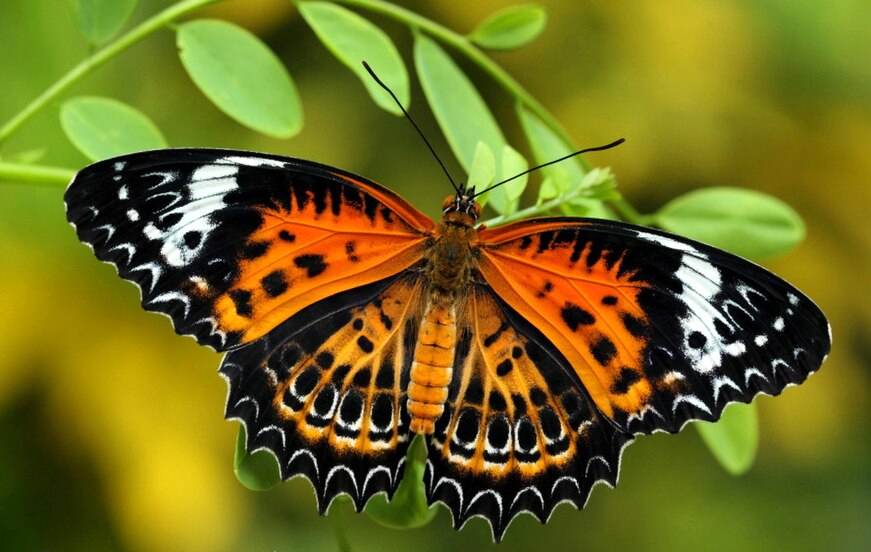
#> input picture cs663/work/data/butterfly.png, 871 x 552 px; its folder holds only this picture in this run
$ python moravecCornerDetection.py
#> lines starting #> are read from the running program, lines starting #| are printed output that depends on the picture; after the words box and inside, x2 and y2 are one past the last pixel; in counts of white or black regions, pixels touching at a corner belong together
"""
Moravec Corner Detection
=========================

Definition of "corner" used here (from CS-663 DIP slides,
"Corner Detection: Moravec"):

    A pixel location "p" is a CORNER when there is LOW SIMILARITY
    (i.e., HIGH DISSIMILARITY) between:
        (1) the image patch centered at "p", and
        (2) the image patch around EVERY neighboring location "q"
            of "p" (8 principal shift directions at 45-degree
            increments: left, right, up, down, NW, NE, SW, SE).

    Intuitively: a FLAT region looks the same after any shift
    (highly similar in every direction -> not a corner). An EDGE
    looks the same when shifted *along* the edge (similar in that
    one direction -> not a corner). A CORNER looks different when
    shifted in *any* direction (dissimilar in every direction ->
    corner).

Dissimilarity is measured via Sum of Squared Differences (SSD)
between corresponding patches, exactly as in the slides. Because
a genuine corner must be dissimilar in EVERY direction, the
corner-strength ("cornerness") at a pixel is taken as the SMALLEST
SSD across the 8 directions -- i.e., even the best-matching /
least-changing direction still shows a large difference. (This is
equivalent to the slides' phrasing of picking the *highest
similarity* among the 8 neighbors and assigning that value to the
pixel -- lowest SSD == highest similarity.)

Algorithm (3 steps, exactly following the slides)
--------------------------------------------------
1) At each pixel "p", compute the SSD between the patch at "p" and
   the patch around each of its 8 neighbors "q". The pixel's raw
   "cornerness" value is the MINIMUM SSD across the 8 directions
   (the direction of least change).
2) Non-maximum suppression: a pixel is discarded (its cornerness
   is set to 0) if ANY of its 8 image-neighbors has a HIGHER
   cornerness value, since that neighbor is then a better corner
   candidate.
3) Threshold the (non-max-suppressed) cornerness map to obtain the
   final set of detected corners.

Known limitation (also noted in the slides): Moravec only checks
8 shift directions at 45-degree increments using RECTANGULAR
(non-isotropic) patches, so its response is not rotation
invariant -- this is exactly the limitation that later detectors
such as Harris-Stephens were designed to fix.
"""

import os
import glob

import numpy as np
from scipy import ndimage
import matplotlib.pyplot as plt
from skimage import io, color, img_as_float


# ---------------------------------------------------------------
# MORAVEC CORNER DETECTOR
# ---------------------------------------------------------------
def moravec_cornerness(image, patch_radius=1, shift=1):
    """
    Step 1: compute the raw Moravec cornerness map.

    For every pixel "p", compute the SSD between the patch
    centered at "p" and the patch centered at "p" shifted by each
    of the 8 principal directions (at 45-degree increments):
    left, right, up, down, NW, NE, SW, SE. The cornerness at "p"
    is the MINIMUM of these 8 SSD values (the least amount of
    change, over the best-matching direction).

    Parameters
    ----------
    image : 2D float ndarray (grayscale image)
    patch_radius : int
        Patches are (2*patch_radius + 1) x (2*patch_radius + 1).
        The slides use a 3x3 neighborhood, i.e. patch_radius=1.
    shift : int
        Number of pixels to shift the patch in each of the 8
        directions when computing dissimilarity.

    Returns
    -------
    cornerness : 2D float ndarray
        Higher values indicate stronger corner response.
    """
    # The 8 principal shift directions at 45-degree increments,
    # exactly as listed in the slides.
    directions = [
        (0,  shift),    # right
        (0, -shift),    # left
        (shift,  0),    # down
        (-shift, 0),    # up
        (shift,  shift),    # SE
        (-shift, -shift),   # NW
        (shift,  -shift),   # SW
        (-shift, shift),    # NE
    ]

    patch_size = 2 * patch_radius + 1
    box_kernel = np.ones((patch_size, patch_size), dtype=float)

    cornerness = None
    for dy, dx in directions:
        # Shift the image by (dy, dx) -- this simulates comparing
        # the patch at "p" to the patch at neighbor "q" = p+(dy,dx).
        shifted = ndimage.shift(image, shift=(dy, dx), mode='reflect', order=0)

        # Per-pixel squared intensity difference at this shift.
        squared_diff = (image - shifted) ** 2

        # Sum the squared differences over a patch_size x patch_size
        # window around every pixel (this is the "SSD over a patch"
        # from the slides) -- implemented efficiently as a box-filter
        # convolution.
        ssd = ndimage.convolve(squared_diff, box_kernel, mode='reflect')

        # Keep a running minimum across the 8 directions: the
        # cornerness of a pixel is governed by its LEAST dissimilar
        # (best-matching) direction.
        cornerness = ssd if cornerness is None else np.minimum(cornerness, ssd)

    return cornerness


def moravec_non_max_suppression(cornerness, neighborhood_size=3):
    """
    Step 2: non-maximum suppression.

    A pixel's cornerness is discarded (set to 0) if any of its
    neighbors (within a `neighborhood_size` x `neighborhood_size`
    window) has a strictly higher cornerness value -- that
    neighbor is then the better corner candidate at this location.
    """
    local_max = ndimage.maximum_filter(cornerness, size=neighborhood_size,
                                        mode='reflect')
    is_local_max = cornerness >= local_max
    suppressed = np.where(is_local_max, cornerness, 0.0)
    return suppressed


def moravec_corner_detection(image, patch_radius=1, shift=1,
                              nms_neighborhood=3, threshold_ratio=0.1):
    """
    Full Moravec corner detector = Step 1 + Step 2 + Step 3.

    Parameters
    ----------
    image : 2D float ndarray (grayscale image)
    patch_radius : int
        Half-width of the square patch used for SSD (slides: 3x3
        patch -> patch_radius=1).
    shift : int
        Pixel shift used for the 8 principal directions.
    nms_neighborhood : int
        Size of the non-maximum-suppression neighborhood.
    threshold_ratio : float
        Step 3: final threshold on the (non-max-suppressed)
        cornerness map, expressed as a fraction of its maximum
        value.

    Returns
    -------
    corner_mask : 2D bool ndarray
        True at detected corner locations.
    cornerness  : 2D float ndarray
        The raw (pre-NMS) cornerness map, useful for visualization.
    """
    # --- Step 1: raw cornerness (min SSD over 8 directions) ---
    cornerness = moravec_cornerness(image, patch_radius=patch_radius, shift=shift)

    # --- Step 2: non-maximum suppression ---
    suppressed = moravec_non_max_suppression(cornerness,
                                              neighborhood_size=nms_neighborhood)

    # --- Step 3: threshold to obtain final corner locations ---
    threshold = threshold_ratio * suppressed.max()
    corner_mask = suppressed > threshold

    return corner_mask, cornerness


# ---------------------------------------------------------------
# MAIN: load every image in ./data/, run Moravec corner detection,
# plot original (with corners marked) + cornerness map side by
# side, and save the comparison figure to ./output/
# ---------------------------------------------------------------
def process_and_visualize(image_path, output_dir):
    """Run the Moravec detector on one image and save a
    side-by-side visualization (original+corners, cornerness map)."""

    # Load and prepare a single-channel float image in [0, 1]
    img = io.imread(image_path)
    if img.ndim == 3:
        img = color.rgb2gray(img)  # drop alpha/color -> grayscale
    img = img_as_float(img)

    corner_mask, cornerness = moravec_corner_detection(
        img, patch_radius=1, shift=1,
        nms_neighborhood=3, threshold_ratio=0.1)

    ys, xs = np.nonzero(corner_mask)

    # Plot: original image with corners overlaid, and the raw
    # cornerness heatmap, side by side.
    fig, axes = plt.subplots(1, 2, figsize=(12, 6))

    axes[0].imshow(img, cmap='gray')
    axes[0].scatter(xs, ys, s=12, facecolors='none', edgecolors='red', linewidths=1)
    axes[0].set_title(f'Moravec corners (n={len(xs)})')
    axes[0].axis('off')

    axes[1].imshow(cornerness, cmap='gray')
    axes[1].set_title('Cornerness map (min SSD over 8 directions)')
    axes[1].axis('off')

    plt.tight_layout()

    basename = os.path.splitext(os.path.basename(image_path))[0]
    out_path = os.path.join(output_dir, f"{basename}_moravec_corners.png")
    plt.savefig(out_path, dpi=150)
    plt.close(fig)
    print(f"Saved: {out_path}")


def main():
    data_dir = "./data"
    output_dir = "./output"
    os.makedirs(output_dir, exist_ok=True)

    image_extensions = ("*.png", "*.jpg", "*.jpeg", "*.bmp", "*.tif", "*.tiff")
    image_paths = []
    for ext in image_extensions:
        image_paths.extend(glob.glob(os.path.join(data_dir, ext)))

    if not image_paths:
        print(f"No images found in {data_dir}. "
              f"Place some images there and re-run.")
        return

    for path in sorted(image_paths):
        process_and_visualize(path, output_dir)
#> in process_and_visualize, img is the input picture: shape (552, 871, 3); mean R, G, B 112.2, 107.7, 30.2
#> in process_and_visualize, `img = color.rgb2gray(img)`:
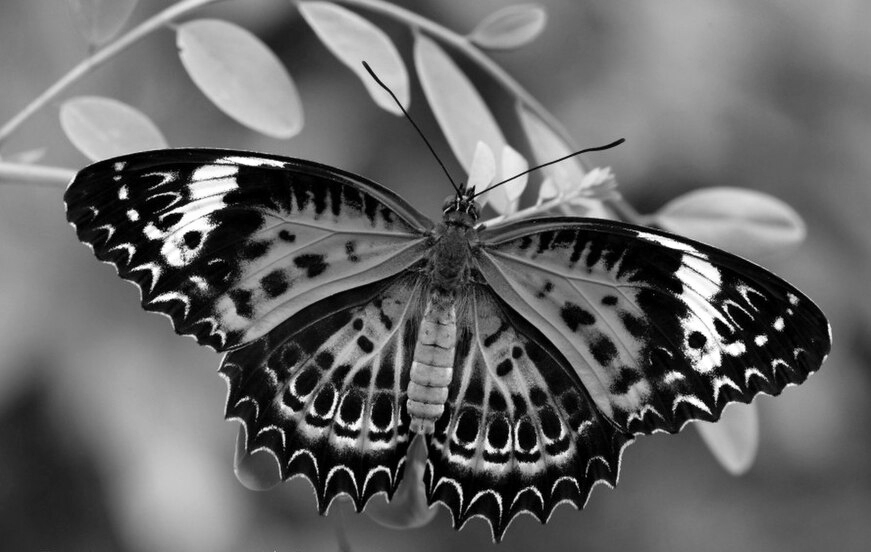
#> img: shape (552, 871) float64; min 0, max 1, mean 0.404
#> the loop in moravec_cornerness, `for dy, dx in directions: # Shift the image by (dy, dx) -- this simula..` made 8 passes
#> pass 1, in moravec_cornerness, `shifted = ndimage.shift(image, shift=(dy, dx), mode='reflect', order=0)`:
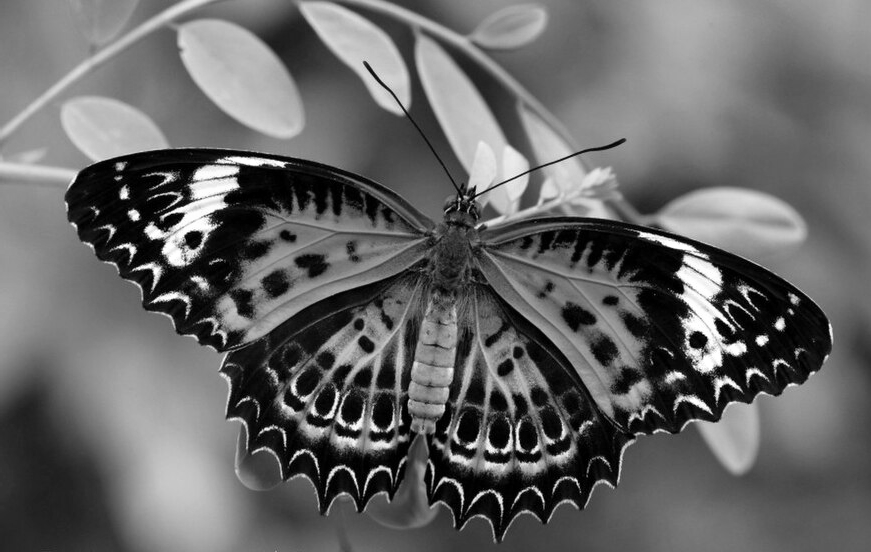
#> shifted: shape (552, 871) float64; min 0, max 1, mean 0.404
#> pass 1, in moravec_cornerness, `ssd = ndimage.convolve(squared_diff, box_kernel, mode='reflect')`:
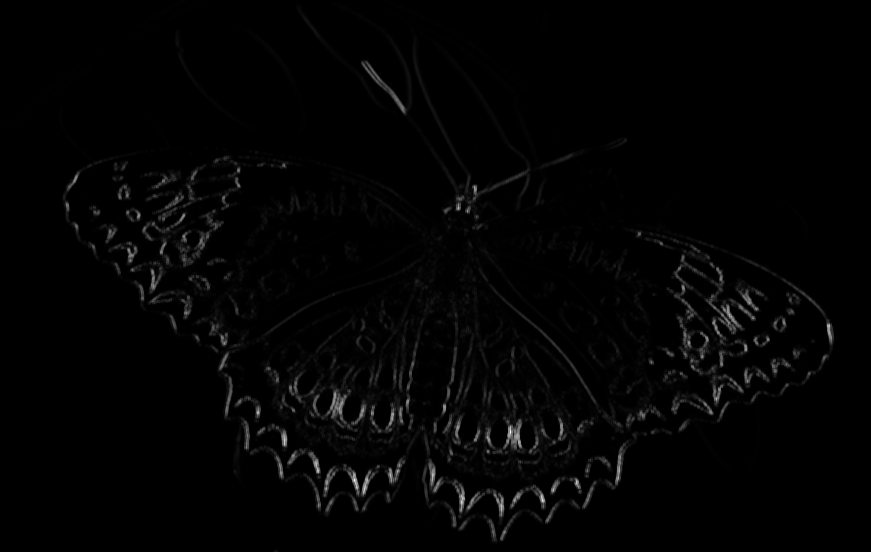
#> ssd: shape (552, 871) float64; min 0, max 1.95, mean 0.0282; drawn with min black and max white
#> in moravec_non_max_suppression, `local_max = ndimage.maximum_filter(cornerness, size=neighborhood_size,..`:
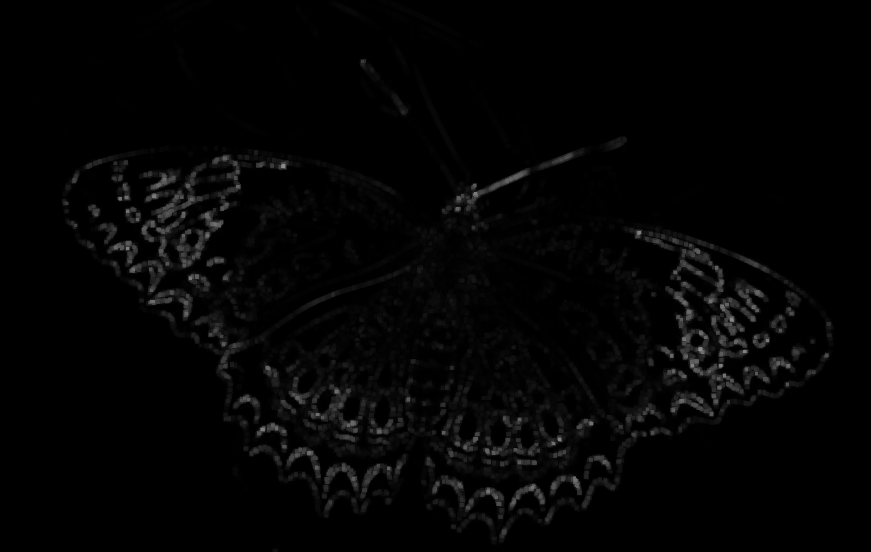
#> local_max: shape (552, 871) float64; min 0, max 0.553, mean 0.017
#> in moravec_non_max_suppression, `is_local_max = cornerness >= local_max`:
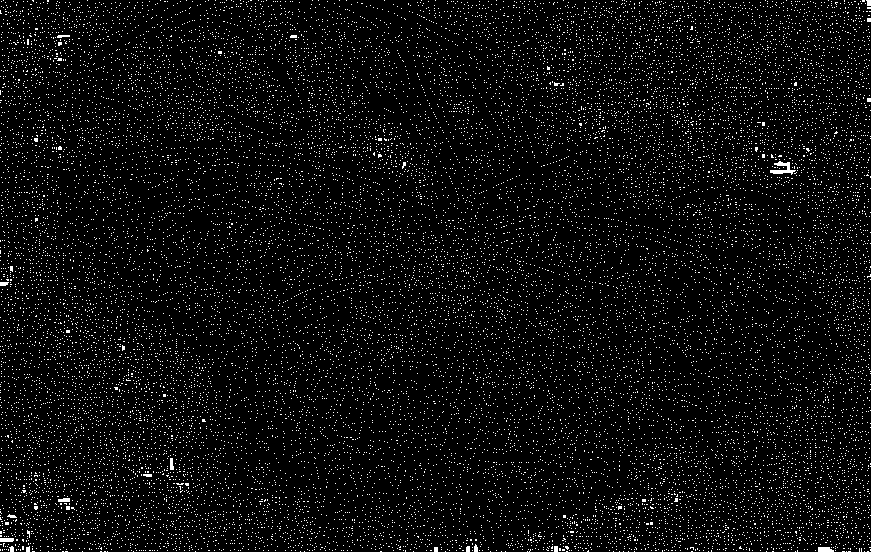
#> is_local_max: shape (552, 871) bool; 4.9% white in thin lines or dots
#> in moravec_corner_detection, `threshold = threshold_ratio * suppressed.max()`: threshold = 0.0553
#> in moravec_corner_detection, `corner_mask = suppressed > threshold`:
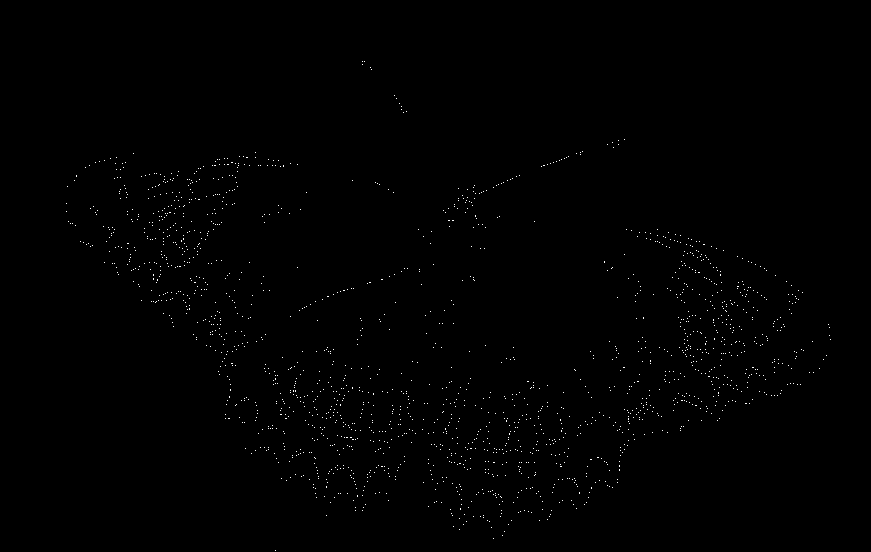
#> corner_mask: shape (552, 871) bool; 0.41% white in thin lines or dots, all inside (x1, y1, x2, y2) = (66, 61, 831, 551)
#> in process_and_visualize, `ys, xs = np.nonzero(corner_mask)`: ys = 1974 values from 61 to 550; xs = 1974 values, max 830 at index 864, min 66 at index 213, mean 440.6
#> in process_and_visualize, `plt.savefig(out_path, dpi=150)`:
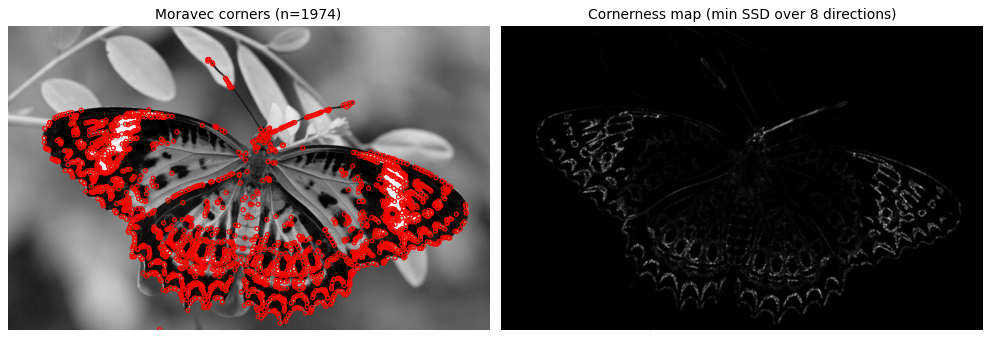
#> figure drawn by matplotlib, 2 panels


if __name__ == "__main__":
    main()
